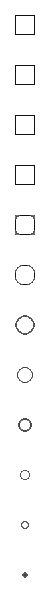
#> input picture crater_thing_lol.png, 50 x 600 px, found by its file name
$ python cropImage.py
#> lines starting #> are read from the running program, lines starting #| are printed output that depends on the picture
from PIL import Image


i = 1
while i <= 13:
    image = Image.open("./3D-SpaceInvaders/crater_thing_lol.png")
#> image is the input picture: PIL image 50x600 RGBA; mean R, G, B, A 1.4, 1.4, 1.4, 6.5
    image = image.crop((0, (-50+(i*50)), 50, (i*50)))
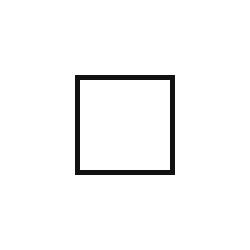
#> image: PIL image 50x50 RGBA (shown 5 times larger); mean R, G, B, A 0.5, 0.5, 0.5, 7.8; transparent parts drawn white
    print(str(-50+(i*50))+ " " + str(-50+(i*50))+ " " + str(i*50)+ " " + str(i*50))
    image.save(f"./3D-SpaceInvaders/mapBuilder/crater/{i}.png")
    i += 1
